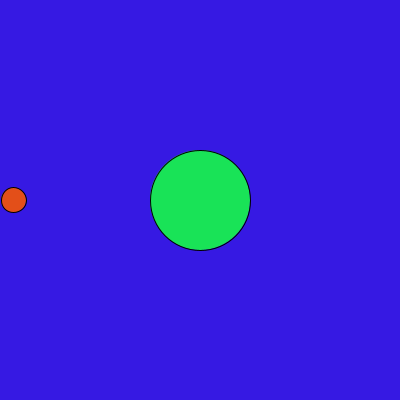
Frame 1 (no input)
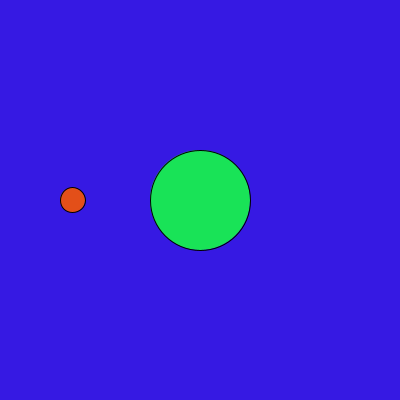
Frame 60 (the mouse pressed at the canvas centre just before this capture)
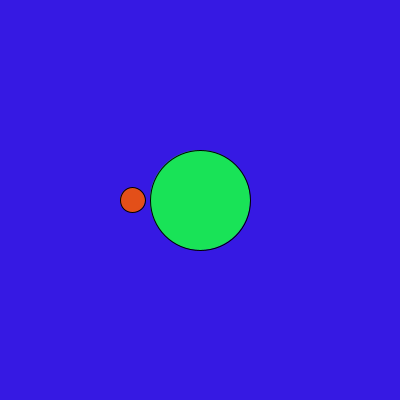
Frame 120 (the mouse held since frame 60 and released just before this capture)

The Processing sketch that drew these frames (run headless with seeded random() and noise(); from frame 60 on, the mouse is pressed at the canvas centre):

// Processing sketch: sketch_171002b
// ── sketch_171002b.pde
float x = 12.5;
int d = 1;

void setup() {
  size(400, 400);
}

void draw () {
  background(#3619E3);

  x = x+d;
 
  //Method 2
  if ((x > width-12.5) || (x<12.5)) {
    d = d*-1;
  }
  fill(#19E357);
  if (x < width/2) {
    ellipse(width/2, height/2, 100, 100);
  } else {
    rectMode(CENTER);
    rect(width/2, height/2, 100, 100);
  }
  fill(#E34F19);
  ellipse(x, height/2, 25, 25);

  println(" x ", x, "  d ", d);
}
